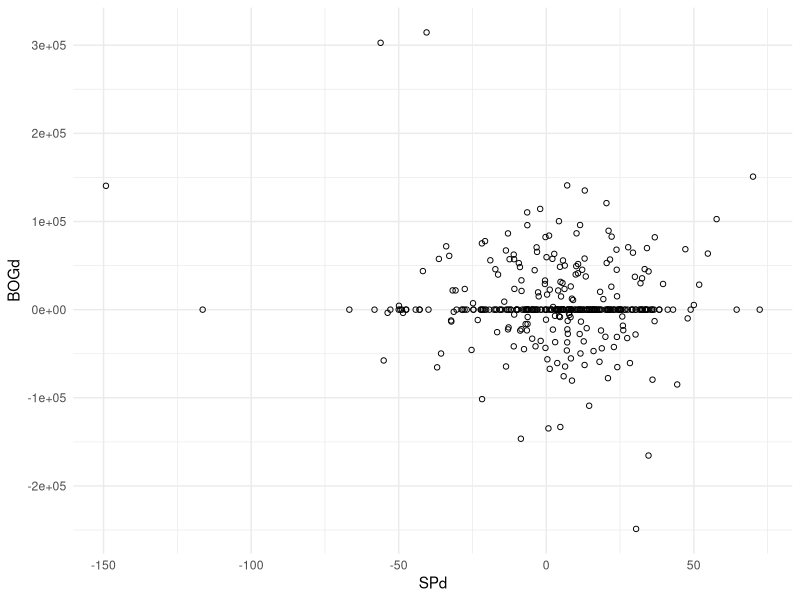
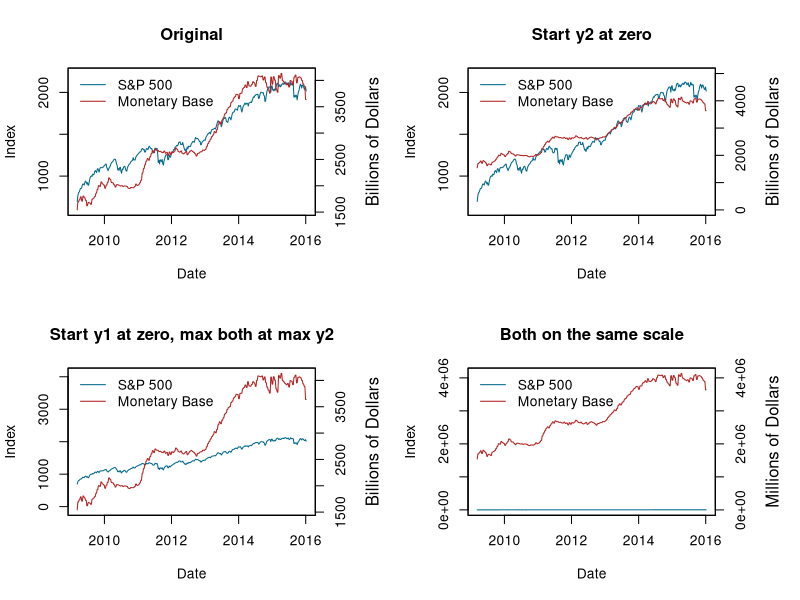
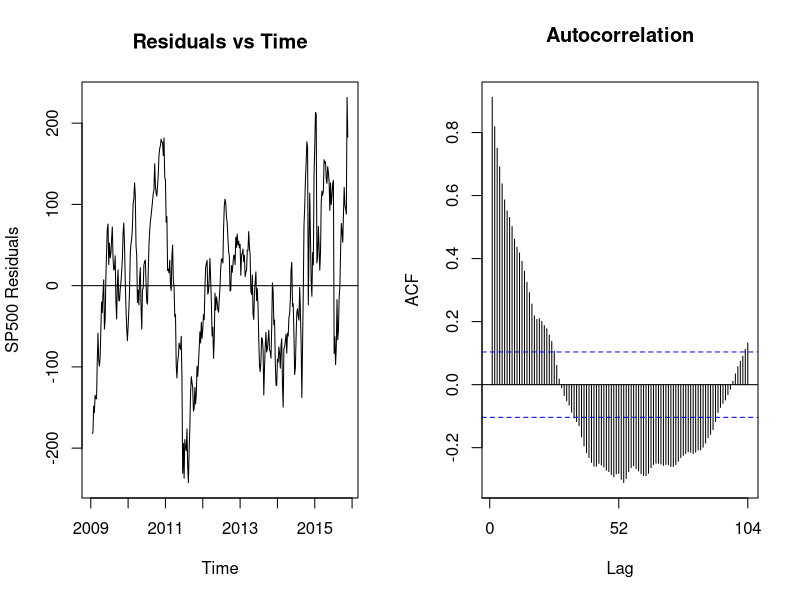
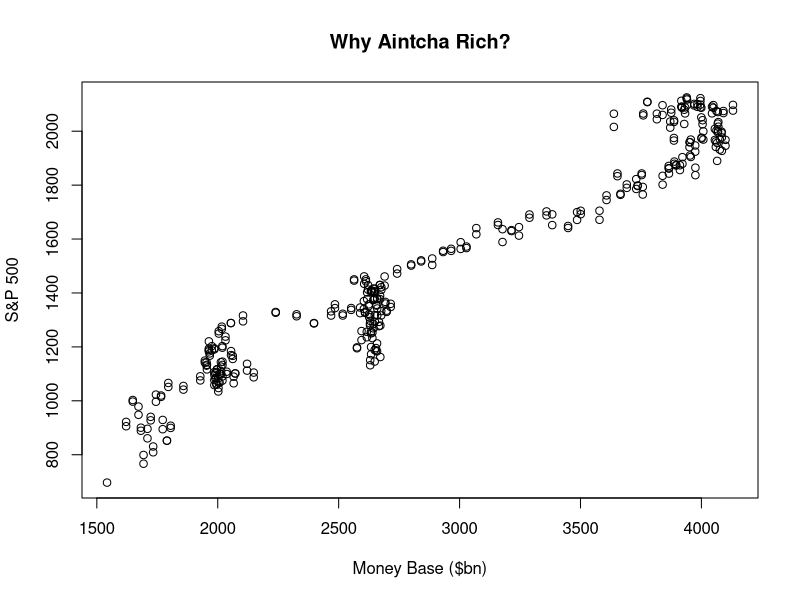

Reproduce these figures in R, in order. (Note: this script raises an error after producing the figures.)
###--------------------------------------------------
### Two Y Axes
###--------------------------------------------------

### https://twitter.com/LizAnnSonders/status/687980610544119808

library(ggplot2)
library(tidyr)
library(lubridate)
library(dplyr)
library(forecast)

theme_set(theme_minimal())

data <- read.csv("data/fred-data.csv")
data$date <- ymd(data$date)

## Time series
data$SP500 <- ts(data$SP500, frequency = 52, start=c(2009, 03, 11))
data$BOGMBASEW <- ts(data$BOGMBASEW, frequency = 52, start=c(2009, 03, 11))

two.y <- function(x, y1, y2,
                  y1.lim = range(y1),
                  y2.lim = range(y2),
                  y2.lab = "Billions of Dollars",
                  ttxt = NULL,
                  ...) {

    ## y1.lim <- range(y1)
    ## y2.lim <- range(y2)
    y1.lo <- y1.lim[1]
    y1.hi <- y1.lim[2]
    y2.lo <- y2.lim[1]
    y2.hi <- y2.lim[2]

    par(mar=c(5,4,4,5)+.1)
    plot(x, y1,
         type="l",
         col="deepskyblue4",
         xlab="Date",
         ylab="Index",
         ylim=c(y1.lo-100, y1.hi+100))

    par(new=TRUE)

    plot(x, y2, type="l",
         col="firebrick",
         xaxt="n",
         yaxt="n",
         xlab="",
         ylab="",
         ylim=c(y2.lo, y2.hi))
    title(main = ttxt)

    axis(4)

    mtext(y2.lab, side=4, line=3)
    legend("topleft", col=c("deepskyblue4","firebrick"), bty="n", lty=1,
           legend=c("S&P 500", "Monetary Base"))


}

pdf(file="figures/two-y-by-four.pdf", height = 8, width = 10)

par(mar=c(0,0,0,0)+.1)
par(mfrow = c(2,2))
## 1. Base plot
two.y(x=data$date,
      y1=data$SP500,
      y2=data$BOGMBASEW/1000,
      ttxt = "Original")

## 2. Change an axis
two.y(x=data$date,
      y1=data$SP500,
      y2=data$BOGMBASEW/1000,
      y1.lim = c(696, 2126),
      y2.lim = c(0, 5000),
      ttxt = "Start y2 at zero")


## 3. Change y1 axis limits
two.y(x=data$date,
      y1=data$SP500,
      y2=data$BOGMBASEW/1000,
      y1.lim = c(0, 4000),
      ttxt = "Start y1 at zero, max both at max y2")


## Same axis
## Change an axis
two.y(x=data$date,
      y1=data$SP500,
      y2=data$BOGMBASEW,
      y1.lim = c(0, max(data$BOGMBASEW + 1000)),
      y2.lim = c(0, max(data$BOGMBASEW + 1000)),
      y2.lab = "Millions of Dollars",
      ttxt = "Both on the same scale")

dev.off()


## Naive regression
out.lm <- lm(SP500 ~ BOGMBASEW, data=data)


## Autocorrelation
pdf(file="figures/SP500-autocorr.pdf", height = 5, width = 8)
par(mfrow=c(1,2))
out.res <- ts(resid(out.lm), start=c(2009, 03, 11), frequency = 52)
plot.ts(out.res, ylab="SP500 Residuals", main = "Residuals vs Time")
abline(0,0)
Acf(out.res, main = "Autocorrelation")
dev.off()

pdf(file="figures/sp500-money-scatter.pdf", height=6, width=6)
plot(data$BOGMBASEW/1000, data$SP500, xlab="Money Base ($bn)", ylab="S&P 500", main="Why Aintcha Rich?")
dev.off()



## First differences
SPd <- diff(data$SP500)
BOGd <- diff(data$BOGMBASEW)
data.diff <- data.frame(SPd, BOGd)

p <- ggplot(data.diff, aes(y=BOGd, x=SPd))
p + geom_point(pch=21)


##

library(car)
rho.hat <- durbinWatsonTest(out.lm)$r
out.aa <- auto.arima(x=data$SP500, xreg=data$BOGMBASEW)
out.arm <- Arima(x=data$SP500, xreg=data$BOGMBASEW, order=c(0, 0, 5))

## Long
data.m <- gather(data, series, value, SP500:BOGMBASEW)

p <- ggplot(data.m, aes(x=date, y=value, color=series))
p + geom_line() + theme(legend.position = "top")

p <- ggplot(data, aes(x=BOGMBASEW, y=SP500))
p + geom_point() + geom_smooth()

p + geom_path()
